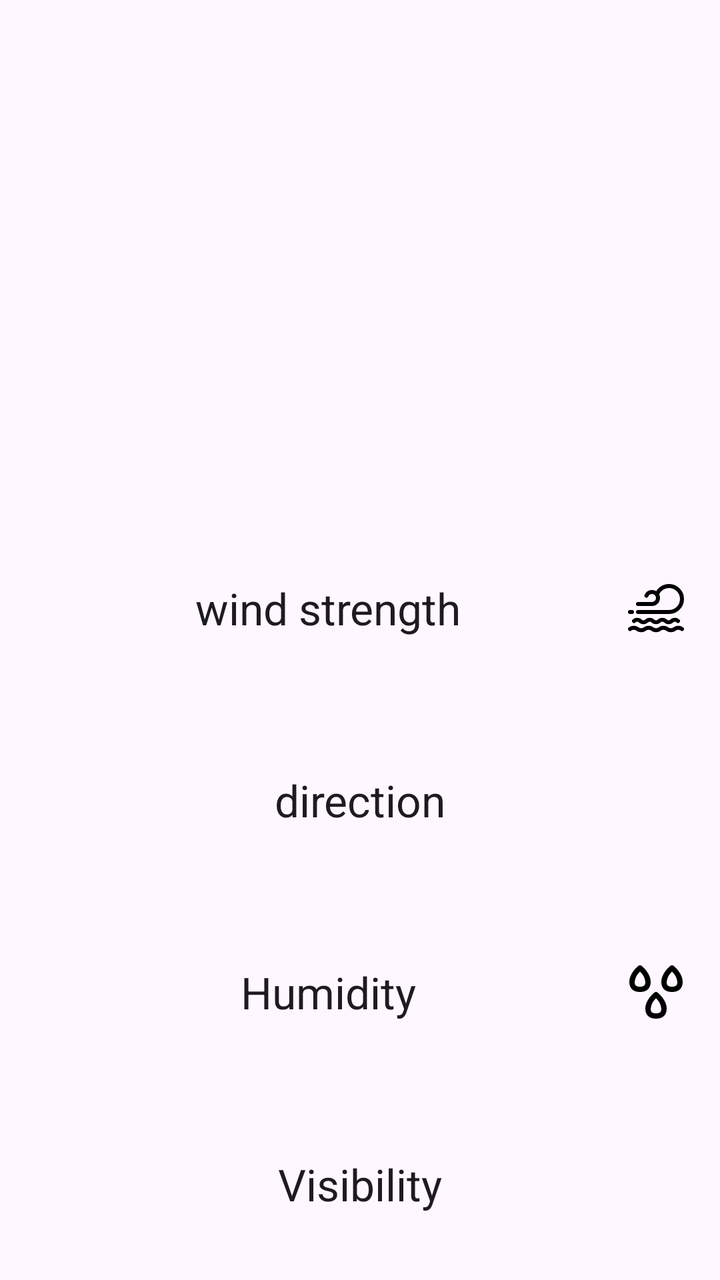
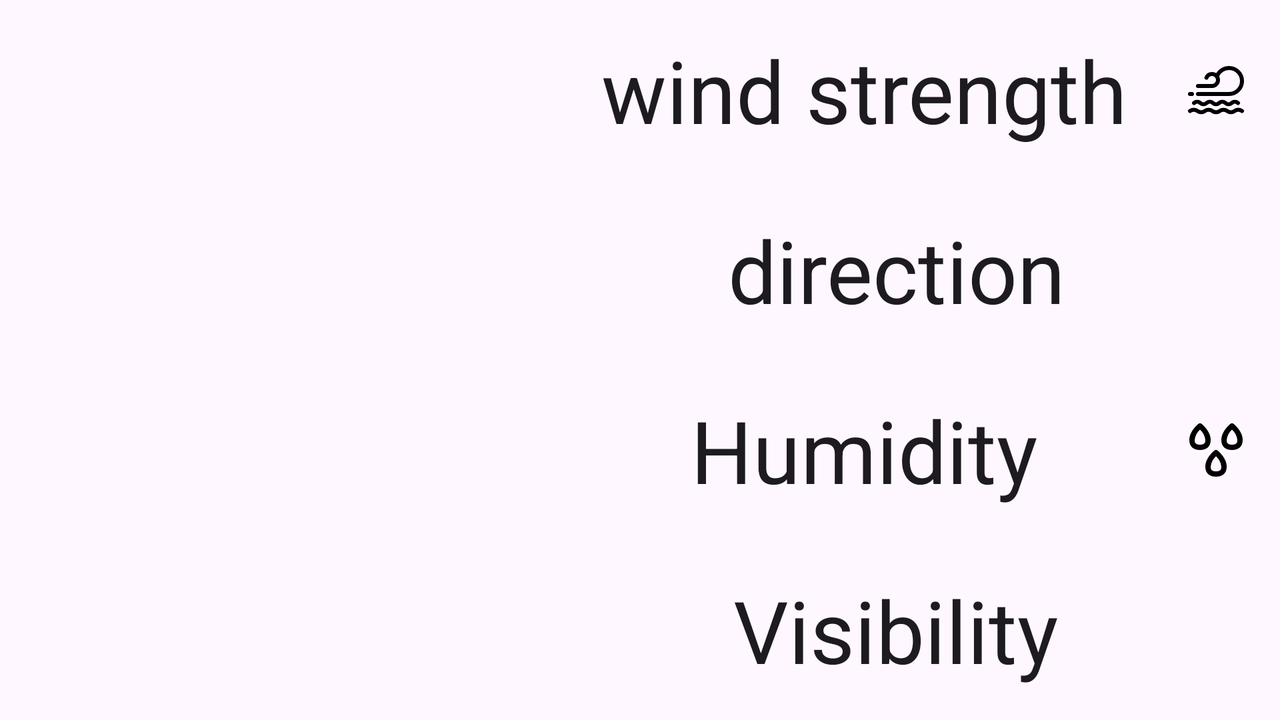

Two renders of one Android screen. The first uses the default layout on a phone; the second uses the alternative layout the repository ships for a different screen configuration, on a matching device. The two XML files are below.
<!-- AndroidManifest.xml: application theme Theme.WeatherTodayApp -->
<!-- res/layout/fragment_more_info.xml -->
<?xml version="1.0" encoding="utf-8"?>
<androidx.constraintlayout.widget.ConstraintLayout xmlns:android="http://schemas.android.com/apk/res/android"
    xmlns:app="http://schemas.android.com/apk/res-auto"
    android:layout_width="match_parent"
    android:layout_height="match_parent">

    <androidx.recyclerview.widget.RecyclerView
        android:id="@+id/hourlyWeatherRecyclerView"
        android:layout_width="0dp"
        android:layout_height="0dp"
        android:orientation="horizontal"
        android:padding="20dp"
        app:layoutManager="androidx.recyclerview.widget.LinearLayoutManager"

        app:layout_constraintTop_toTopOf="parent"
        app:layout_constraintBottom_toTopOf="@+id/guideline5"
        app:layout_constraintStart_toStartOf="parent"
        app:layout_constraintEnd_toEndOf="parent"/>
    <TextView
        android:id="@+id/WindForce"
        android:layout_width="0dp"
        android:layout_height="0dp"
        android:text="@string/wind_strength"
        android:gravity="center"
        android:padding="16dp"
        android:textAppearance="@style/TextAppearance.AppCompat.Large"
        app:layout_constraintTop_toBottomOf="@+id/guideline5"
        app:layout_constraintBottom_toTopOf="@+id/WindDirection"
        app:layout_constraintStart_toStartOf="parent"
        app:layout_constraintEnd_toEndOf="parent"
        app:drawableEndCompat="@drawable/weather_forecast_windy_wind_storm_sea_svgrepo_com" />

    <TextView
        android:id="@+id/WindDirection"
        android:layout_width="0dp"
        android:layout_height="0dp"
        android:text="@string/direction"
        android:gravity="center"
        android:padding="16dp"
        android:textAppearance="@style/TextAppearance.AppCompat.Large"
        app:layout_constraintTop_toBottomOf="@+id/WindForce"
        app:layout_constraintBottom_toTopOf="@+id/Humidity"
        app:layout_constraintStart_toStartOf="parent"
        app:layout_constraintEnd_toEndOf="parent"
        app:drawableEndCompat="@drawable/direction_wind_speed_navigation_svgrepo_com" />


    <TextView
        android:id="@+id/Humidity"
        android:layout_width="0dp"
        android:layout_height="0dp"
        android:text="@string/humidity"
        android:gravity="center"
        android:padding="16dp"
        android:textAppearance="@style/TextAppearance.AppCompat.Large"
        app:layout_constraintTop_toBottomOf="@+id/WindDirection"
        app:layout_constraintBottom_toTopOf="@+id/visibility"
        app:layout_constraintStart_toStartOf="parent"
        app:layout_constraintEnd_toEndOf="parent"
        app:drawableEndCompat="@drawable/humidity_svgrepo_com" />


    <TextView
        android:id="@+id/visibility"
        android:layout_width="0dp"
        android:layout_height="0dp"
        android:text="@string/visibility"
        android:gravity="center"
        android:padding="16dp"
        android:textAppearance="@style/TextAppearance.AppCompat.Large"
        app:layout_constraintTop_toBottomOf="@+id/Humidity"
        app:layout_constraintBottom_toBottomOf="parent"
        app:layout_constraintStart_toStartOf="parent"
        app:layout_constraintEnd_toEndOf="parent"
        app:drawableEndCompat="@drawable/eye_svgrepo_com" />

    <androidx.constraintlayout.widget.Guideline
        android:id="@+id/guideline5"
        android:layout_width="wrap_content"
        android:layout_height="wrap_content"
        android:orientation="horizontal"
        app:layout_constraintGuide_percent="0.40" />
</androidx.constraintlayout.widget.ConstraintLayout>
<!-- resources referenced by this layout -->
<resources>
  <!-- drawable humidity_svgrepo_com (drawable) -->
  <vector xmlns:android="http://schemas.android.com/apk/res/android"
      android:width="32dp"
      android:height="32dp"
      android:viewportWidth="24"
      android:viewportHeight="24">
    <path
        android:pathData="M12,22c2.579,0 4,-1.35 4,-3.8 0,-3.243 -3.237,-5.871 -3.375,-5.981a1,1 0,0 0,-1.25 0C11.237,12.329 8,14.957 8,18.2 8,20.65 9.421,22 12,22ZM12,14.361A6.153,6.153 0,0 1,14 18.2c0,1.112 -0.335,1.8 -2,1.8s-2,-0.688 -2,-1.8A6.153,6.153 0,0 1,12 14.361ZM6.625,2.219a1,1 0,0 0,-1.25 0C5.237,2.329 2,4.957 2,8.2 2,10.65 3.421,12 6,12s4,-1.35 4,-3.8C10,4.957 6.763,2.329 6.625,2.219ZM6,10c-1.665,0 -2,-0.688 -2,-1.8A6.153,6.153 0,0 1,6 4.361,6.153 6.153,0 0,1 8,8.2C8,9.312 7.665,10 6,10ZM18.625,2.219a1,1 0,0 0,-1.25 0C17.237,2.329 14,4.957 14,8.2c0,2.45 1.421,3.8 4,3.8s4,-1.35 4,-3.8C22,4.957 18.763,2.329 18.625,2.219ZM18,10c-1.665,0 -2,-0.688 -2,-1.8a6.153,6.153 0,0 1,2 -3.839A6.153,6.153 0,0 1,20 8.2C20,9.312 19.665,10 18,10Z"
        android:fillColor="#000000"/>
  </vector>
  <!-- drawable weather_forecast_windy_wind_storm_sea_svgrepo_com (drawable) -->
  <vector xmlns:android="http://schemas.android.com/apk/res/android"
      android:width="32dp"
      android:height="32dp"
      android:viewportWidth="32"
      android:viewportHeight="32">
    <path
        android:pathData="M27,22.5c-0.87,-0.83 -2.27,-0.83 -3.14,0l0,0c-0.87,0.83 -2.27,0.83 -3.14,0l0,0c-0.87,-0.83 -2.27,-0.83 -3.14,0l0,0c-0.87,0.83 -2.27,0.83 -3.14,0l0,0c-0.87,-0.83 -2.27,-0.83 -3.14,0l0,0c-0.87,0.83 -2.27,0.83 -3.14,0l0,0c-0.87,-0.83 -2.27,-0.83 -3.14,0"
        android:strokeLineJoin="round"
        android:strokeWidth="2"
        android:fillColor="#00000000"
        android:strokeColor="#000000"
        android:strokeLineCap="round"/>
    <path
        android:pathData="M29,26.5c-1.03,-0.83 -2.69,-0.83 -3.71,0l0,0c-1.03,0.83 -2.69,0.83 -3.71,0l0,0c-1.03,-0.83 -2.69,-0.83 -3.71,0l0,0c-1.03,0.83 -2.69,0.83 -3.71,0l0,0c-1.03,-0.83 -2.69,-0.83 -3.71,0l0,0c-1.03,0.83 -2.69,0.83 -3.71,0l0,0c-1.03,-0.83 -2.69,-0.83 -3.71,0"
        android:strokeLineJoin="round"
        android:strokeWidth="2"
        android:fillColor="#00000000"
        android:strokeColor="#000000"
        android:strokeLineCap="round"/>
    <path
        android:pathData="M11.23,9.85C11.68,8.76 12.75,8 14,8c1.66,0 3,1.34 3,3s-1.34,3 -3,3H7"
        android:strokeLineJoin="round"
        android:strokeWidth="2"
        android:fillColor="#00000000"
        android:strokeColor="#000000"
        android:strokeLineCap="round"/>
    <path
        android:pathData="M16.5,9.01c0.98,-2.35 3.3,-4.01 6,-4.01c3.59,0 6.5,2.91 6.5,6.5S26.09,18 22.5,18H7"
        android:strokeLineJoin="round"
        android:strokeWidth="2"
        android:fillColor="#00000000"
        android:strokeColor="#000000"
        android:strokeLineCap="round"/>
    <path
        android:pathData="M3,18L4,18"
        android:strokeLineJoin="round"
        android:strokeWidth="2"
        android:fillColor="#00000000"
        android:strokeColor="#000000"
        android:strokeLineCap="round"/>
  </vector>
  <string name="direction">direction</string>
  <string name="humidity">Humidity</string>
  <string name="visibility">Visibility</string>
  <string name="wind_strength">wind strength</string>
  <style name="Theme.WeatherTodayApp" parent="Base.Theme.WeatherTodayApp" />
  <style name="Base.Theme.WeatherTodayApp" parent="Theme.Material3.DayNight.NoActionBar">
          
          
      </style>
</resources>
<!-- res/layout-land/fragment_more_info.xml (the author's variant of the layout above) -->
<!-- drawn on the phone turned sideways -->
<?xml version="1.0" encoding="utf-8"?>
<androidx.constraintlayout.widget.ConstraintLayout xmlns:android="http://schemas.android.com/apk/res/android"
    xmlns:app="http://schemas.android.com/apk/res-auto"
    android:layout_width="match_parent"
    android:layout_height="match_parent">

    <androidx.recyclerview.widget.RecyclerView
        android:id="@+id/hourlyWeatherRecyclerView"
        android:layout_width="0dp"
        android:layout_height="0dp"
        android:orientation="horizontal"
        android:padding="20dp"
        app:layoutManager="androidx.recyclerview.widget.LinearLayoutManager"

        app:layout_constraintTop_toTopOf="parent"
        app:layout_constraintBottom_toBottomOf="parent"
        app:layout_constraintStart_toStartOf="parent"
        app:layout_constraintEnd_toEndOf="@+id/guideline6"/>
    <TextView
        android:id="@+id/WindForce"
        android:layout_width="0dp"
        android:layout_height="0dp"
        android:text="@string/wind_strength"
        android:gravity="center"
        android:padding="16dp"
        android:autoSizeTextType="uniform"
        android:textAppearance="@style/TextAppearance.AppCompat.Large"
        app:layout_constraintTop_toTopOf="parent"
        app:layout_constraintBottom_toTopOf="@+id/WindDirection"
        app:layout_constraintStart_toStartOf="@+id/guideline6"
        app:layout_constraintEnd_toEndOf="parent"
        app:drawableEndCompat="@drawable/weather_forecast_windy_wind_storm_sea_svgrepo_com" />

    <TextView
        android:id="@+id/WindDirection"
        android:layout_width="0dp"
        android:layout_height="0dp"
        android:text="@string/direction"
        android:gravity="center"
        android:padding="16dp"
        android:autoSizeTextType="uniform"
        android:textAppearance="@style/TextAppearance.AppCompat.Large"
        app:layout_constraintTop_toBottomOf="@+id/WindForce"
        app:layout_constraintBottom_toTopOf="@+id/Humidity"
        app:layout_constraintStart_toStartOf="@+id/guideline6"
        app:layout_constraintEnd_toEndOf="parent"
        app:drawableEndCompat="@drawable/direction_wind_speed_navigation_svgrepo_com" />


    <TextView
        android:id="@+id/Humidity"
        android:layout_width="0dp"
        android:layout_height="0dp"
        android:text="@string/humidity"
        android:gravity="center"
        android:padding="16dp"
        android:autoSizeTextType="uniform"
        android:textAppearance="@style/TextAppearance.AppCompat.Large"
        app:layout_constraintTop_toBottomOf="@+id/WindDirection"
        app:layout_constraintBottom_toTopOf="@+id/visibility"
        app:layout_constraintStart_toStartOf="@+id/guideline6"
        app:layout_constraintEnd_toEndOf="parent"
        app:drawableEndCompat="@drawable/humidity_svgrepo_com" />


    <TextView
        android:id="@+id/visibility"
        android:layout_width="0dp"
        android:layout_height="0dp"
        android:gravity="center"
        android:padding="16dp"
        android:text="@string/visibility"
        android:autoSizeTextType="uniform"
        android:textAppearance="@style/TextAppearance.AppCompat.Large"
        app:drawableEndCompat="@drawable/eye_svgrepo_com"
        app:layout_constraintBottom_toBottomOf="parent"
        app:layout_constraintEnd_toEndOf="parent"
        app:layout_constraintHorizontal_bias="1.0"
        app:layout_constraintStart_toStartOf="@+id/guideline6"
        app:layout_constraintTop_toBottomOf="@+id/Humidity" />

    <androidx.constraintlayout.widget.Guideline
        android:id="@+id/guideline5"
        android:layout_width="wrap_content"
        android:layout_height="wrap_content"
        android:orientation="horizontal"
        app:layout_constraintGuide_percent="0.40" />

    <androidx.constraintlayout.widget.Guideline
        android:id="@+id/guideline6"
        android:layout_width="wrap_content"
        android:layout_height="wrap_content"
        android:orientation="vertical"
        app:layout_constraintGuide_percent="0.4" />
</androidx.constraintlayout.widget.ConstraintLayout>
